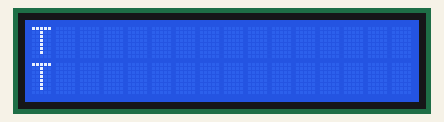
Bench run of a sketch on a simulated Arduino Uno, built with avr-gcc and run on an emulated ATmega328P. Parts: 16×2 character LCD. Random numbers use the default seed unless the sketch sets one.

Above: at 0.16 s.
At 4.43 s:
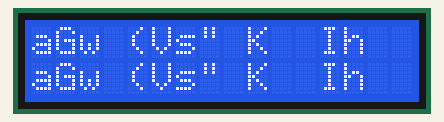
At 10.61 s:
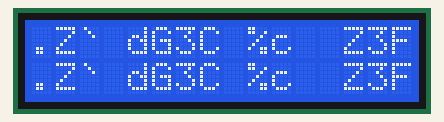
At 19.94 s:
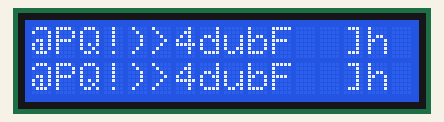
At 27.06 s:
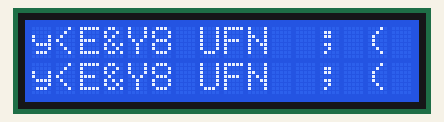
At 39.88 s:
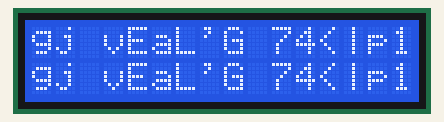

The sketch:

lcd.ino
```cpp
#include <Wire.h>
#include <LiquidCrystal_I2C.h>

LiquidCrystal_I2C lcd(0x27,16,2);

void setup() {
  lcd.init();
  lcd.backlight();
  randomSeed(analogRead(0));
}

void loop() {
  int col = random(0, 16);
  char c = char(random(33, 127));
  lcd.setCursor(col, 0);
  lcd.print(c);
  lcd.setCursor(col, 1);
  lcd.print(c);
  delay(random(50, 200));
  if (random(0, 10) > 7) {
    lcd.setCursor(col, 0); lcd.print(" ");
    lcd.setCursor(col, 1); lcd.print(" ");
  }
}
```
